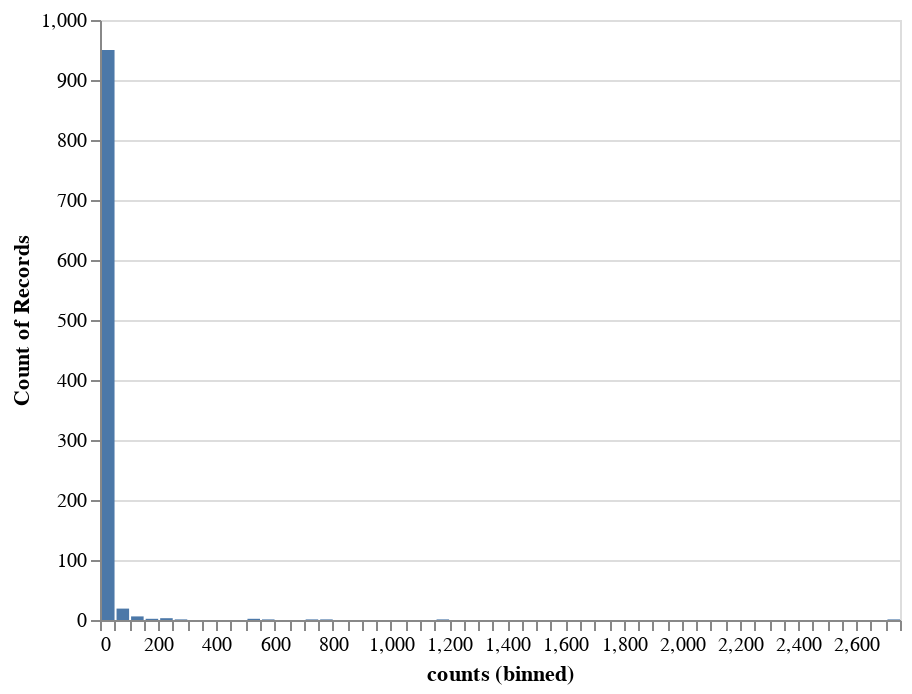

Write notebook code for a chart like this one.
### Code cell
alt.Chart(pulls_counts).mark_bar().encode(
    alt.X('counts', bin=alt.Bin(maxbins=100)),
    y='count()'
)

### Figure 1 — Vega-Lite specification as saved in the notebook (floating-point values rounded to 4 significant figures; data arrays with more than 128 entries replaced by an {"elided": "..."} marker saying what was removed)
{"$schema": "https://vega.github.io/schema/vega-lite/v4.8.1.json", "config": {"view": {"continuousHeight": 300, "continuousWidth": 400}}, "data": {"name": "data-9b223a133f50a6df420de712e2635576"}, "datasets": {"data-9b223a133f50a6df420de712e2635576": {"elided": "988 records"}}, "encoding": {"x": {"bin": {"maxbins": 100}, "field": "counts", "type": "quantitative"}, "y": {"aggregate": "count", "type": "quantitative"}}, "mark": "bar"}
